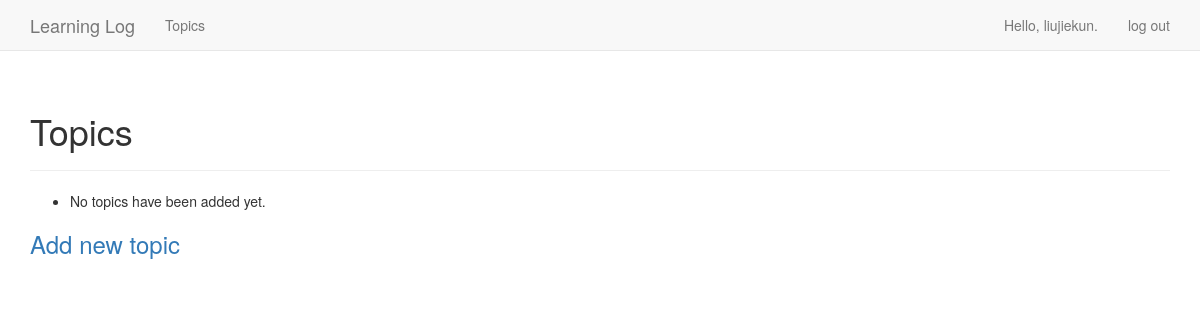
Page /topics/ (signed in) on the earlier database version.
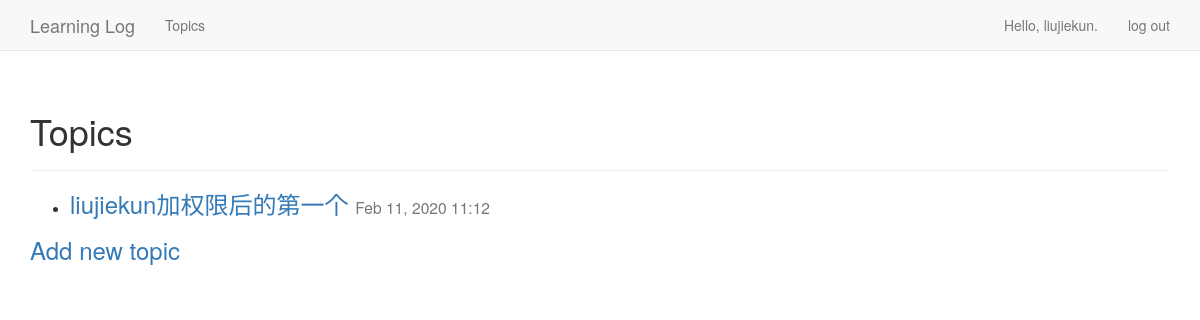
Same page on the later database version.
### learning_logs/models.py (models this page shows)
class Topic(models.Model):
  owner = models.ForeignKey(User, models.SET('liu'))
  text=models.CharField(max_length=200)
  date_add = models.DateTimeField(auto_now_add=True)
  def __str__(self):
    return self.text

### learning_logs/views.py (the view)
# urls.py: url(r'^topics/$', views.topics, name='topics'),
@login_required
def topics(request):
  topics = Topic.objects.filter(owner=request.user).order_by('date_add')
  context = {'topics': topics}
  return render(request, 'learning_logs/topics.html', context)

### learning_logs/templates/learning_logs/topics.html
{% extends "learning_logs/base.html" %}
{% block header %}
<h1>Topics</h1>
{% endblock header %}
{% block content %}
<ul>
  {% for topic in topics %}
    <li>
      <h3>
        <a href="{% url 'learning_logs:topic' topic.id %}">{{ topic }}</a>
        <small>
          {{topic.date_add | date:'M d, Y H:i'}}
        </small>
      </h3>
    </li>
    {% empty %}
    <li>No topics have been added yet.</li>
  {% endfor %}
 </ul>
<h3><a href="{% url 'learning_logs:new_topic' %}">Add new topic</h3>
{% endblock content %}

### learning_logs/templates/learning_logs/base.html (shortened to what this page needs)
{% load bootstrap3 %}
<!DOCTYPE html>
<html lang="en">
  <head>
    {% bootstrap_css %}
  </head>
  <body>
    <nav class="navbar navbar-default navbar-static-top">
      <div class="container">
        <div class="navbar-header">
          <a class="navbar-brand" href="{% url 'learning_logs:index' %}">
            Learning Log
          </a>
        </div>
        <div id="navbar" class="navbar-collapse collapse">
          <ul class="nav navbar-nav">
            <li>
              <a href="{% url 'learning_logs:topics' %}">
                Topics
              </a>
            </li>
          </ul>
          <ul class="nav navbar-nav navbar-right">
            {% if user.is_authenticated %}
              <li>
                <a>Hello, {{ user.username }}.</a>
              </li>
              <li>
                <a href="{% url 'users:logout' %}">log out</a>
              </li>
            {% endif %}
          </ul>
        </div>
      </div>
    </nav>
    <div class="container">
      <div class="page-header">
        {% block header %}
        {% endblock header %}
      </div>
      <div>
        {% block content %}
        {% endblock content %}
      </div>
    </div>
  </body>
</html>

Differences in the rows shown:
added Topic: text "liujiekun加权限后的第一个", date_add "Feb 11, 2020 11:12"
Other differences:
text no longer shown: "No topics have been added yet."
